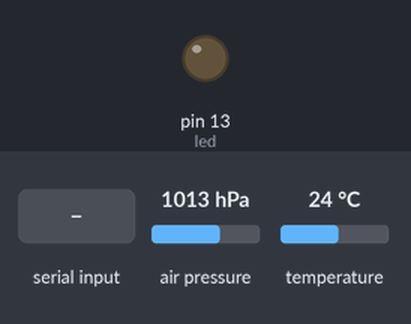
A sketch run on a simulated Arduino Uno, built with avr-gcc and run on an emulated ATmega328P. On the bench: output pins drawn as LEDs (lit = HIGH). The inputs (shaded band) are chosen by the test bench; at power-on: air pressure 1013 hPa, temperature 24 °C. EEPROM starts erased; what the sketch prints to the serial monitor is not drawn.

Above: at 1.2 s.
1.3 s: byte 30 received over Serial
At 2.6 s:
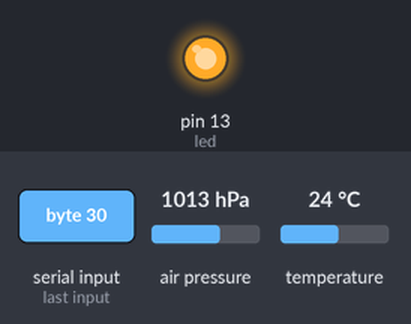
3.5 s: byte 90 received over Serial
At 10.7 s:
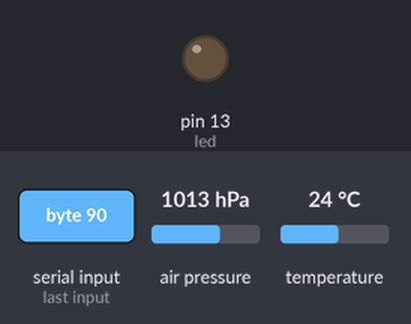
Timing chart, 0 to 12.2 s (numbered marks = the images above; inputs shaded):
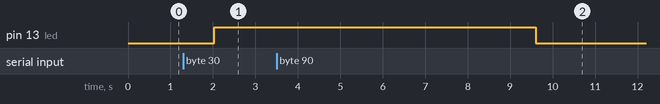

The sketch:

bmp180Test.ino
```cpp
#include <EEPROM.h>
#include <Wire.h>
#include <SFE_BMP180.h>

/*
 * LUFTDRUCK MESSUNG mit speicherung im EPROM (Arduino 1024 Bytes)
 * niedrigster Luftdruck: 870 hPa (12.10.1979 im Taifun Tip, Guam Nordwestpazifik), stärkster Abfall: in 24h 98hPa 2005 Hurrikan Wilma, 882hPa
 * höchster Luftdruck: 1084hPa in Mongolei, 1060 hPa 1907 in Greifswald Deutschland)
 * => nehme 850 als 0 Punkt und speichere differenz dazu in bytes im EEprom, die letzten 4 (251-254) als Steuercodes, 255 ist meist initialwert, eventuel auch 0 ?
 * 254 = Programmstart, anschließend 4 Bytes Jahr Monat Tag Stunde, dann stündlich ein Wert => komme ca 42 Tage aus
 * EEProm (0)=Low Byte aktueller Zähler
 * EEProm (1)=High Byte aktueller Zähler
 * bei Programmstart erhöhe Zähler um 1 und schreibe aktuelles Datum und Uhrzeit rein (von Serieller lesen)
 */

SFE_BMP180 bmp180;
float alt = 400; // Altitude of current location in meters
int DruckNullPunkt=850;

int led = 13; // Pin 13 has an LED connected on most Arduino boards.
int blinkCount=0;

int eepromAdr=1; // die ersten 2 Bytes sind für den Adresszähler reserviert, vor erstem Schreiben wird der Zähler erhöht
byte low,hi;

void setup()
{
  Serial.begin(9600);
  pinMode(led, OUTPUT);
  digitalWrite(led, HIGH);

  low = EEPROM.read(0);
  hi = EEPROM.read(1);
  eepromAdr = low +hi*256;
  /*
  Serial.print("EEpromAdr:"  );
  Serial.println(eepromAdr);
  */
  Serial.println("InitBMP180");
  bool success = bmp180.begin();
  if (success) {
    Serial.println("BMP180initSuccess");
  }
  else {
    Serial.println("BMP180initFailure !");
  }


}

void loop() {

  BlinkLed();

  int serInByte=Serial.read();
  if (serInByte>0)
  {
    Serial.println();
    Serial.print("Eeprom Länge:");
    Serial.print(EEPROM.length());
    Serial.println(" ----------------------------------------------");
    int valCounter=0;
    for (int i=0; i<=EEPROM.length();i++)
    {
      int valEEprom=EEPROM.read(i);
      valEEprom=valEEprom+DruckNullPunkt;
      Serial.print(valEEprom);
      Serial.print(" ");
      valCounter=valCounter+1;
      if (valCounter>=24)
      {
        valCounter=0;
        Serial.println();
      }
    }
    Serial.println();
    Serial.println(" ----------------------------------------------");
    Serial.println();
  }

  ReadBmp();

}

void ReadBmp()
{
    char status;
  double T, P, seaLevelPressure, preasurePa;
  bool success = false;

  status = bmp180.startTemperature();

  if (status != 0)
  {
    delay(2000);
    status = bmp180.getTemperature(T);

    if (status != 0) {
      status = bmp180.startPressure(3);

      if (status != 0) {
        delay(status);
        status = bmp180.getPressure(P, T);

        if (status != 0) {
          seaLevelPressure = bmp180.sealevel(P, alt);
          byte preasureDiff=(byte)(seaLevelPressure-DruckNullPunkt);
          WriteEEProm(preasureDiff);

          preasurePa=seaLevelPressure/100;
          Serial.print("PressureAtSeaLevel[Pa]: ");
          Serial.print(preasurePa);
          Serial.print(", Temperature[°C]: ");
          Serial.print(T);
          /*
          Serial.print(" Diff:");
          Serial.print(preasureDiff);
          Serial.print(" eepromAdr:");
          Serial.print(eepromAdr);
          */
          Serial.println();
        }
      }
    }
  }
}

void WriteEEProm(byte val)
{
    eepromAdr=eepromAdr+1; //niemals drüberschreiben
    EEPROM.write(eepromAdr, val);
    if (eepromAdr == EEPROM.length())
    {
      eepromAdr = 1; //ersten 2 Bytes für den Adresszähler, wird ja erhöt vor dem 1. Mal schreiben
    }
    low = lowByte(eepromAdr);
    hi = highByte(eepromAdr);
    EEPROM.write(0, low);
    EEPROM.write(1, hi);
}

void BlinkLed()
{
  blinkCount = blinkCount +1;
  if (blinkCount>0)
  {
    blinkCount=0;

    int ledValue=digitalRead(led);
    digitalWrite(led, !ledValue);
    //Serial.print("Led:");
    //Serial.println(!ledValue);

  }
}
```

Measured:
- after the input at 3.5 s, pin 13 (led): goes on until 9.6 s, then stays LOW
